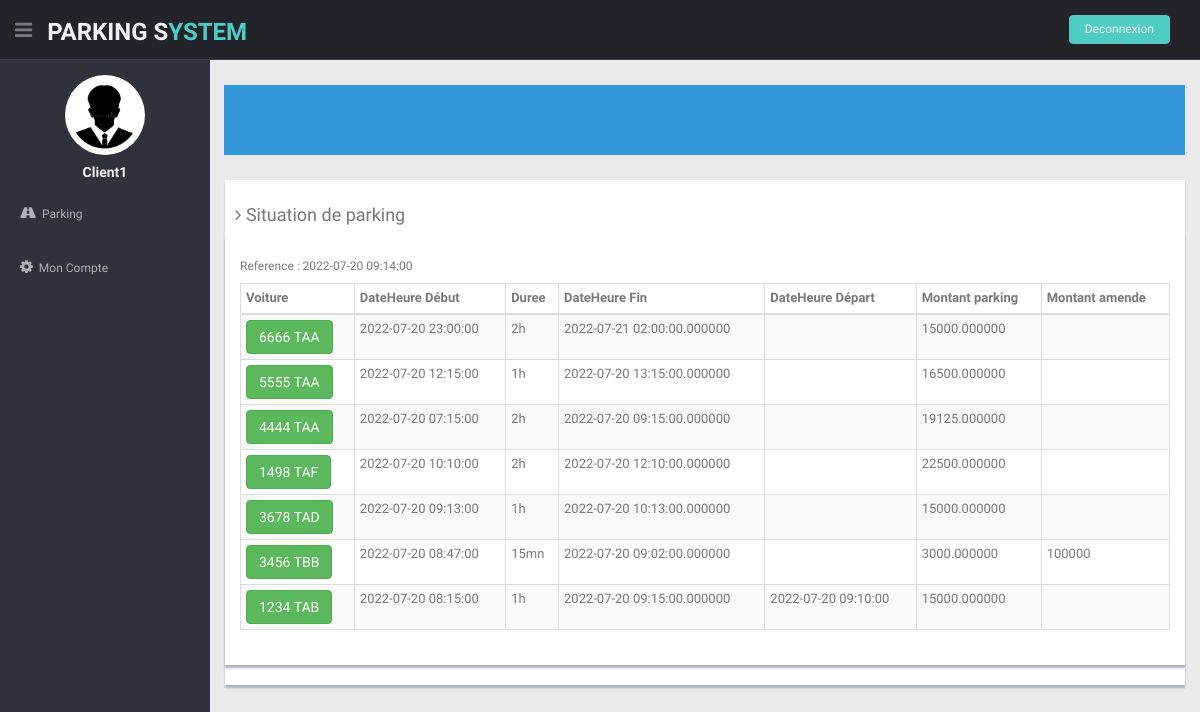
Screenshot of /index.php/admin/SituationParking (signed in) with the database file from the repository.
### tables this page shows
CREATE TABLE `voiture` (
  `id` int NOT NULL,
  `immatriculation` varchar(15) DEFAULT NULL
);

### application/controllers/Admin.php (called while the page is built, shortened)
<?php
class Admin extends Base_Controller {
    public function __construct()
    {
        $this->load->model('Parking_model' , 'parking');
        $this->load->model('Compte_model' , 'compte');
    }
    public function lasa($data)
    {
        $this->load->view('template', $data);
    }
    public function SituationParking()
    {
        $data = array();
        $data['page'] = 'stituationdeparking.php';
        $data['stats'] = $this->parking->getSituationdeParking();
        $data['reference'] = $this->parking->getNow();
		$this->lasa($data);
    }
}

### index.php (called while the page is built, shortened)
<?php
require_once BASEPATH.'core/CodeIgniter.php';

### application/models/Parking_model.php (called while the page is built, shortened)
<?php if (!defined('BASEPATH')) exit('No direct script access allowed');
class Parking_model extends CI_Model
{
    public function getNow()
    {
        $sql = "select daty from datenow";
        $req = $this->db->query($sql);
        $row = $req->row_array();
		if($row['daty'] != null)
		{
			return $row['daty'];
		}
		return $this->datenow();
    }
	public function getSituationdeParking()
	{
		$sql = "call view_situation_praking('".$this->getNow()."')";
		$query = $this->db->query($sql);
		foreach ($query->result() as $row)
		{
			$data[] = $row;
		}
		return $data;
	}
}

### application/views/stituationdeparking.php (the view, shortened to what this page needs)
<div class="row mt">
    <div class="col-lg-12">
        <div class="content-panel">
            <h4><i class="fa fa-angle-right"></i> Situation de parking </h4>
            <div class="showback">
                <h6>Reference : <?php echo $reference; ?></h6>
                <div class="row">
                    <div class="col-sm-12">
                        <section id="unseen">
                            <table class="table table-bordered table-striped table-condensed">
                                <thead>
                                    <tr>
                                        <th>Voiture</th>
                                        <th class="numeric">DateHeure Début</th>
                                        <th class="numeric">Duree</th>
                                        <th class="numeric">DateHeure Fin </th>
                                        <th class="numeric">DateHeure Départ</th>
                                        <th class="numeric">Montant parking</th>
                                        <th class="numeric">Montant amende</th>
                                    </tr>
                                </thead>
                                <tbody>
                                    <?php for($i = 0 ; $i<count($stats) ; $i++) { ?>
                                    <tr>
                                        <td>
                                            <form action="<?php echo site_url('Parking/pdf_ticket') ?>" method="post">
                                                <button class="btn btn-success"
                                                    type="submit"><?php echo $stats[$i]->immatriculation; ?></button>
                                            </form>
                                        </td>
                                        <td class="numeric"><?php echo $stats[$i]->datetimedebut; ?></td>
                                        <td class="numeric">
                                            <?php if($stats[$i]->heure_tarif != 0) echo $stats[$i]->heure_tarif.'h'; if($stats[$i]->minute_tarif != 0) echo $stats[$i]->minute_tarif.'mn'; ?>
                                        </td>
                                        <td class="numeric"><?php echo $stats[$i]->deadline; ?></td>
                                        <td class="numeric"><?php echo $stats[$i]->datetimesortie; ?></td>
                                        <td class="numeric"><?php echo $stats[$i]->cout_final; ?></td>
                                        <td class="numeric"><?php echo $stats[$i]->amende; ?></td>
                                    </tr>
                                    <?php } ?>
                                </tbody>
                            </table>
                        </section>
                    </div>
                </div>
            </div>
        </div>
    </div>
</div>

### assets/css/style.css (style rules this page uses)
body { color: #797979; background: #eaeaea; font-family: 'Ruda', sans-serif; padding: 0px !important; margin: 0px !important; font-size:13px; }
.mt { margin-top: 25px; }
.content-panel { background: #ffffff; box-shadow: 0px 3px 2px #aab2bd; padding-top: 15px; padding-bottom: 5px; }
.content-panel h4 { margin-left: 10px; }
.showback { background: #ffffff; padding: 15px; margin-bottom: 15px; box-shadow: 0px 3px 2px #aab2bd; }

### rows the page displays
voiture: immatriculation "6666 TAA", datetimedebut "2022-07-20 23:00:00", heure_tarif "2", deadline "2022-07-21 02:00:00.000000", cout_final "15000.000000"
voiture: immatriculation "5555 TAA", datetimedebut "2022-07-20 12:15:00", heure_tarif "1", deadline "2022-07-20 13:15:00.000000", cout_final "16500.000000"
voiture: immatriculation "4444 TAA", datetimedebut "2022-07-20 07:15:00", heure_tarif "2", deadline "2022-07-20 09:15:00.000000", cout_final "19125.000000"
voiture: immatriculation "1498 TAF", datetimedebut "2022-07-20 10:10:00", heure_tarif "2", deadline "2022-07-20 12:10:00.000000", cout_final "22500.000000"
voiture: immatriculation "3678 TAD", datetimedebut "2022-07-20 09:13:00", heure_tarif "1", deadline "2022-07-20 10:13:00.000000", cout_final "15000.000000"
voiture: immatriculation "3456 TBB", datetimedebut "2022-07-20 08:47:00", minute_tarif "15", deadline "2022-07-20 09:02:00.000000", cout_final "3000.000000", amende "100000"
voiture: immatriculation "1234 TAB", datetimedebut "2022-07-20 08:15:00", heure_tarif "1", deadline "2022-07-20 09:15:00.000000", datetimesortie "2022-07-20 09:10:00", cout_final "15000.000000"

### other values shown
$_SESSION['compte']['nom'] "Client1"
$reference "2022-07-20 09:14:00"
